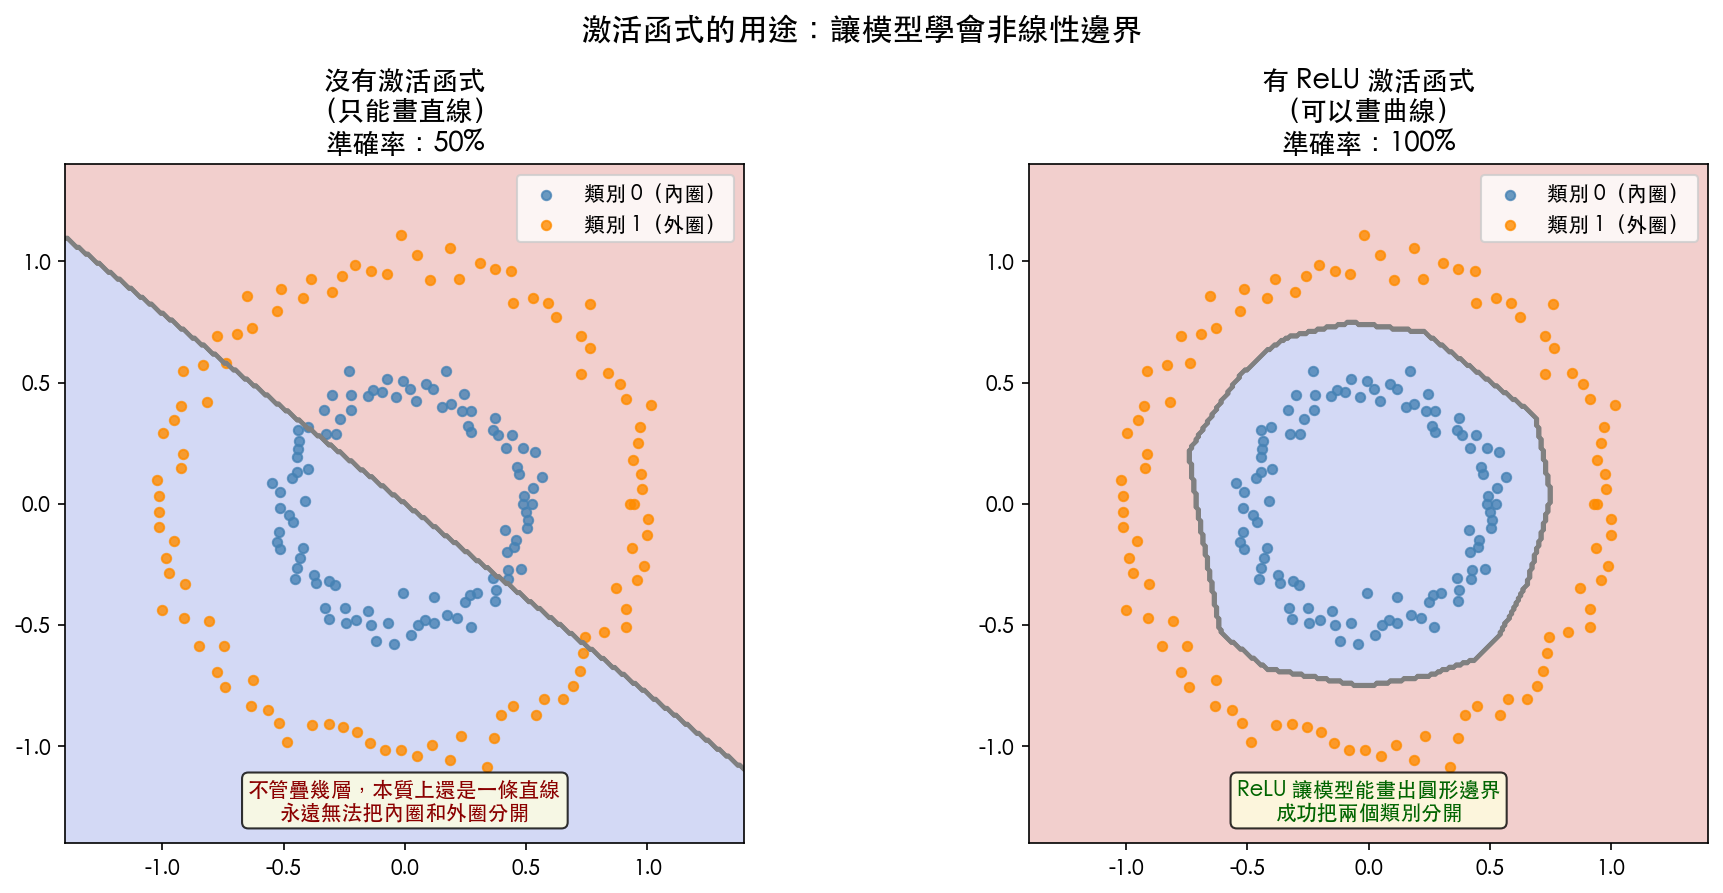

Here is the Python script that generated this plot:
import torch
import torch.nn as nn
import numpy as np
import matplotlib.pyplot as plt
import matplotlib.font_manager as fm

font_path = "/System/Library/Fonts/STHeiti Medium.ttc"
fm.fontManager.addfont(font_path)
plt.rcParams['font.family'] = fm.FontProperties(fname=font_path).get_name()
plt.rcParams['axes.unicode_minus'] = False

# ─────────────────────────────────────────
# 產生一個「線性模型解決不了」的資料
# 內圈是類別 0，外圈是類別 1
# ─────────────────────────────────────────
torch.manual_seed(42)
np.random.seed(42)

def make_circles(n=200):
    theta = np.linspace(0, 2 * np.pi, n // 2)
    # 內圈（類別 0）
    r0 = 0.5 + np.random.randn(n // 2) * 0.05
    X0 = np.stack([r0 * np.cos(theta), r0 * np.sin(theta)], axis=1)
    # 外圈（類別 1）
    r1 = 1.0 + np.random.randn(n // 2) * 0.05
    X1 = np.stack([r1 * np.cos(theta), r1 * np.sin(theta)], axis=1)
    X = np.vstack([X0, X1]).astype(np.float32)
    y = np.array([0] * (n // 2) + [1] * (n // 2))
    return torch.tensor(X), torch.tensor(y)

X, y = make_circles(200)

# ─────────────────────────────────────────
# 定義兩個模型
# ─────────────────────────────────────────

# 模型 A：沒有激活函式（純線性，不管疊幾層都一樣）
class LinearOnly(nn.Module):
    def __init__(self):
        super().__init__()
        self.net = nn.Sequential(
            nn.Linear(2, 16),
            nn.Linear(16, 16),
            nn.Linear(16, 2),
        )
    def forward(self, x):
        return self.net(x)

# 模型 B：有激活函式（可以學非線性邊界）
class WithReLU(nn.Module):
    def __init__(self):
        super().__init__()
        self.net = nn.Sequential(
            nn.Linear(2, 16), nn.ReLU(),
            nn.Linear(16, 16), nn.ReLU(),
            nn.Linear(16, 2),
        )
    def forward(self, x):
        return self.net(x)

def train(model, X, y, epochs=500):
    optimizer = torch.optim.Adam(model.parameters(), lr=0.01)
    loss_fn = nn.CrossEntropyLoss()
    for _ in range(epochs):
        pred = model(X)
        loss = loss_fn(pred, y)
        optimizer.zero_grad()
        loss.backward()
        optimizer.step()

model_linear = LinearOnly()
model_relu   = WithReLU()

train(model_linear, X, y)
train(model_relu,   X, y)

# ─────────────────────────────────────────
# 畫出決策邊界
# ─────────────────────────────────────────

def plot_boundary(ax, model, X, y, title):
    # 建立格點
    x_min, x_max = -1.4, 1.4
    xx, yy = np.meshgrid(np.linspace(x_min, x_max, 300),
                         np.linspace(x_min, x_max, 300))
    grid = torch.tensor(np.c_[xx.ravel(), yy.ravel()], dtype=torch.float32)

    with torch.no_grad():
        preds = model(grid).argmax(dim=1).numpy()

    zz = preds.reshape(xx.shape)
    ax.contourf(xx, yy, zz, alpha=0.25, cmap='coolwarm')
    ax.contour(xx, yy, zz, colors='gray', linewidths=1.5)  # 決策邊界

    # 畫資料點
    colors = ['steelblue', 'darkorange']
    labels = ['類別 0（內圈）', '類別 1（外圈）']
    for cls in [0, 1]:
        mask = y == cls
        ax.scatter(X[mask, 0], X[mask, 1], c=colors[cls],
                   label=labels[cls], s=20, alpha=0.8)

    # 計算準確率
    with torch.no_grad():
        acc = (model(X).argmax(dim=1) == y).float().mean().item()

    ax.set_title(f"{title}\n準確率：{acc:.0%}", fontsize=13, fontweight='bold')
    ax.legend(fontsize=10)
    ax.set_xlim(-1.4, 1.4)
    ax.set_ylim(-1.4, 1.4)
    ax.set_aspect('equal')

fig, axes = plt.subplots(1, 2, figsize=(13, 6))
fig.suptitle("激活函式的用途：讓模型學會非線性邊界", fontsize=15, fontweight='bold')

plot_boundary(axes[0], model_linear, X, y, "沒有激活函式\n（只能畫直線）")
plot_boundary(axes[1], model_relu,   X, y, "有 ReLU 激活函式\n（可以畫曲線）")

# 加說明文字
axes[0].text(0, -1.3, "不管疊幾層，本質上還是一條直線\n永遠無法把內圈和外圈分開",
             ha='center', fontsize=10, color='darkred',
             bbox=dict(boxstyle='round', facecolor='lightyellow', alpha=0.8))

axes[1].text(0, -1.3, "ReLU 讓模型能畫出圓形邊界\n成功把兩個類別分開",
             ha='center', fontsize=10, color='darkgreen',
             bbox=dict(boxstyle='round', facecolor='lightyellow', alpha=0.8))

plt.tight_layout()
plt.savefig("/Users/songlin.chen/Documents/MLops/phase2/explain_activation.png", dpi=150, bbox_inches='tight')
print("圖片儲存完成")
